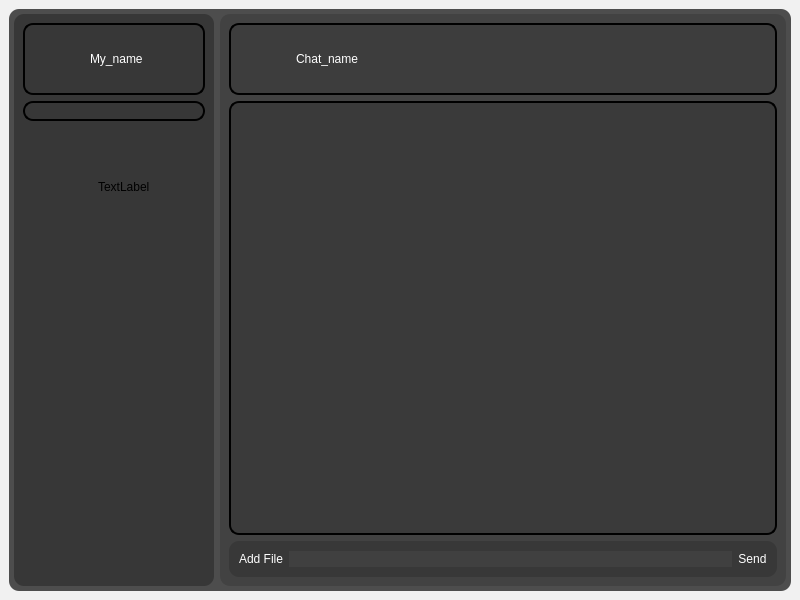
<?xml version="1.0" encoding="UTF-8"?>
<ui version="4.0">
 <class>MainWindow</class>
 <widget class="QMainWindow" name="MainWindow">
  <property name="geometry">
   <rect>
    <x>0</x>
    <y>0</y>
    <width>800</width>
    <height>600</height>
   </rect>
  </property>
  <property name="sizePolicy">
   <sizepolicy hsizetype="Fixed" vsizetype="Fixed">
    <horstretch>0</horstretch>
    <verstretch>0</verstretch>
   </sizepolicy>
  </property>
  <property name="minimumSize">
   <size>
    <width>800</width>
    <height>600</height>
   </size>
  </property>
  <property name="maximumSize">
   <size>
    <width>800</width>
    <height>600</height>
   </size>
  </property>
  <property name="windowTitle">
   <string>MainWindow</string>
  </property>
  <widget class="QWidget" name="centralwidget">
   <property name="sizePolicy">
    <sizepolicy hsizetype="Minimum" vsizetype="Minimum">
     <horstretch>0</horstretch>
     <verstretch>0</verstretch>
    </sizepolicy>
   </property>
   <property name="styleSheet">
    <string notr="true">background-color: rgba(255, 255, 255,30);</string>
   </property>
   <layout class="QGridLayout" name="gridLayout">
    <item row="0" column="0">
     <widget class="QFrame" name="horizontalFrame">
      <property name="sizePolicy">
       <sizepolicy hsizetype="Minimum" vsizetype="Minimum">
        <horstretch>0</horstretch>
        <verstretch>0</verstretch>
       </sizepolicy>
      </property>
      <property name="styleSheet">
       <string notr="true">background-color: rgba(32, 32, 32, 200);
border-radius: 10px;</string>
      </property>
      <layout class="QHBoxLayout" name="horizontalLayout">
       <property name="leftMargin">
        <number>5</number>
       </property>
       <property name="topMargin">
        <number>5</number>
       </property>
       <property name="rightMargin">
        <number>5</number>
       </property>
       <property name="bottomMargin">
        <number>5</number>
       </property>
       <item>
        <widget class="QFrame" name="verticalFrame">
         <property name="sizePolicy">
          <sizepolicy hsizetype="Minimum" vsizetype="Minimum">
           <horstretch>0</horstretch>
           <verstretch>0</verstretch>
          </sizepolicy>
         </property>
         <property name="maximumSize">
          <size>
           <width>200</width>
           <height>16777215</height>
          </size>
         </property>
         <property name="styleSheet">
          <string notr="true">background-color: rgba(32, 32, 32, 127);</string>
         </property>
         <layout class="QVBoxLayout" name="verticalLayout">
          <item>
           <widget class="QFrame" name="horizontalFrame_2">
            <property name="styleSheet">
             <string notr="true">background-color: rgba(255, 255, 255, 0);
border: 2px solid rgb(0, 0, 0);</string>
            </property>
            <layout class="QHBoxLayout" name="horizontalLayout_2">
             <item>
              <widget class="QPushButton" name="pushButton_user_icon">
               <property name="minimumSize">
                <size>
                 <width>50</width>
                 <height>50</height>
                </size>
               </property>
               <property name="maximumSize">
                <size>
                 <width>50</width>
                 <height>50</height>
                </size>
               </property>
               <property name="styleSheet">
                <string notr="true">background-color: rgba(255, 255, 255, 0);
border: none;</string>
               </property>
               <property name="icon">
                <iconset>
                 <normaloff>../../../../.designer/backup/user_icon.svg</normaloff>../../../../.designer/backup/user_icon.svg</iconset>
               </property>
               <property name="iconSize">
                <size>
                 <width>30</width>
                 <height>30</height>
                </size>
               </property>
              </widget>
             </item>
             <item>
              <widget class="QLabel" name="label_user_name">
               <property name="styleSheet">
                <string notr="true">color: rgb(255, 255, 255);
font: 14pt &quot;MS Shell Dlg 2&quot;;
background-color: rgba(255, 255, 255, 0);
border: none;</string>
               </property>
               <property name="text">
                <string>My_name</string>
               </property>
              </widget>
             </item>
            </layout>
           </widget>
          </item>
          <item>
           <widget class="QLineEdit" name="lineEdit_chat_search">
            <property name="styleSheet">
             <string notr="true">color: rgb(255, 255, 255);
font: 14pt &quot;MS Shell Dlg 2&quot;;
background-color: rgba(255, 255, 255, 0);
border: 2px solid rgb(0, 0, 0);</string>
            </property>
           </widget>
          </item>
          <item>
           <widget class="QScrollArea" name="scrollArea_2">
            <property name="styleSheet">
             <string notr="true">background-color: rgba(255, 255, 255, 0);
</string>
            </property>
            <property name="widgetResizable">
             <bool>true</bool>
            </property>
            <widget class="QWidget" name="scrollAreaWidgetContents_2">
             <property name="geometry">
              <rect>
               <x>0</x>
               <y>0</y>
               <width>182</width>
               <height>441</height>
              </rect>
             </property>
             <property name="styleSheet">
              <string notr="true">background-color: rgba(255, 255, 255, 0);
</string>
             </property>
             <widget class="QFrame" name="horizontalFrame_3">
              <property name="geometry">
               <rect>
                <x>10</x>
                <y>20</y>
                <width>160</width>
                <height>80</height>
               </rect>
              </property>
              <property name="sizePolicy">
               <sizepolicy hsizetype="Minimum" vsizetype="Minimum">
                <horstretch>0</horstretch>
                <verstretch>0</verstretch>
               </sizepolicy>
              </property>
              <property name="styleSheet">
               <string notr="true">background-color: rgba(255, 255, 255, 0);
</string>
              </property>
              <layout class="QHBoxLayout" name="horizontalLayout_4">
               <item>
                <widget class="QLabel" name="label_4">
                 <property name="sizePolicy">
                  <sizepolicy hsizetype="Fixed" vsizetype="Fixed">
                   <horstretch>0</horstretch>
                   <verstretch>0</verstretch>
                  </sizepolicy>
                 </property>
                 <property name="minimumSize">
                  <size>
                   <width>50</width>
                   <height>50</height>
                  </size>
                 </property>
                 <property name="maximumSize">
                  <size>
                   <width>50</width>
                   <height>50</height>
                  </size>
                 </property>
                 <property name="styleSheet">
                  <string notr="true">background-color: rgba(255, 255, 255, 0);
</string>
                 </property>
                 <property name="pixmap">
                  <pixmap>../../../../.designer/backup/users_icon.svg</pixmap>
                 </property>
                 <property name="scaledContents">
                  <bool>true</bool>
                 </property>
                </widget>
               </item>
               <item>
                <widget class="QLabel" name="label_3">
                 <property name="sizePolicy">
                  <sizepolicy hsizetype="MinimumExpanding" vsizetype="Fixed">
                   <horstretch>0</horstretch>
                   <verstretch>0</verstretch>
                  </sizepolicy>
                 </property>
                 <property name="styleSheet">
                  <string notr="true">background-color: rgba(255, 255, 255, 0);
</string>
                 </property>
                 <property name="text">
                  <string>TextLabel</string>
                 </property>
                </widget>
               </item>
              </layout>
             </widget>
            </widget>
           </widget>
          </item>
         </layout>
        </widget>
       </item>
       <item>
        <widget class="QFrame" name="verticalFrame">
         <property name="styleSheet">
          <string notr="true">background-color: rgba(32, 32, 32, 63);</string>
         </property>
         <layout class="QVBoxLayout" name="verticalLayout_2">
          <item>
           <widget class="QFrame" name="horizontalFrame_2">
            <property name="styleSheet">
             <string notr="true">background-color: rgba(0, 0, 0, 20);
border: 2px solid rgb(0, 0, 0);</string>
            </property>
            <layout class="QHBoxLayout" name="horizontalLayout_3">
             <item>
              <widget class="QPushButton" name="pushButton_chat_icon">
               <property name="minimumSize">
                <size>
                 <width>50</width>
                 <height>50</height>
                </size>
               </property>
               <property name="maximumSize">
                <size>
                 <width>50</width>
                 <height>50</height>
                </size>
               </property>
               <property name="styleSheet">
                <string notr="true">background-color: rgba(255, 255, 255, 0);
border: none;</string>
               </property>
               <property name="icon">
                <iconset>
                 <normaloff>../../../../.designer/backup/users_icon.svg</normaloff>../../../../.designer/backup/users_icon.svg</iconset>
               </property>
               <property name="iconSize">
                <size>
                 <width>30</width>
                 <height>30</height>
                </size>
               </property>
              </widget>
             </item>
             <item>
              <widget class="QLabel" name="label_chat_name">
               <property name="styleSheet">
                <string notr="true">color: rgb(255, 255, 255);
font: 14pt &quot;MS Shell Dlg 2&quot;;
background-color: rgba(255, 255, 255, 0);
border: none;</string>
               </property>
               <property name="text">
                <string>Chat_name</string>
               </property>
              </widget>
             </item>
             <item>
              <widget class="QPushButton" name="pushButton_chat_settings">
               <property name="minimumSize">
                <size>
                 <width>50</width>
                 <height>50</height>
                </size>
               </property>
               <property name="maximumSize">
                <size>
                 <width>50</width>
                 <height>50</height>
                </size>
               </property>
               <property name="styleSheet">
                <string notr="true">background-color: rgba(255, 255, 255, 0);
border: none;</string>
               </property>
               <property name="icon">
                <iconset>
                 <normaloff>../../../../.designer/backup/settings_icon.svg</normaloff>../../../../.designer/backup/settings_icon.svg</iconset>
               </property>
               <property name="iconSize">
                <size>
                 <width>30</width>
                 <height>30</height>
                </size>
               </property>
              </widget>
             </item>
            </layout>
           </widget>
          </item>
          <item>
           <widget class="QTextBrowser" name="textBrowser_chat">
            <property name="styleSheet">
             <string notr="true">color: rgb(255, 255, 255);
border: 2px solid rgb(0, 0, 0);</string>
            </property>
            <property name="html">
             <string>&lt;!DOCTYPE HTML PUBLIC &quot;-//W3C//DTD HTML 4.0//EN&quot; &quot;http://www.w3.org/TR/REC-html40/strict.dtd&quot;&gt;
&lt;html&gt;&lt;head&gt;&lt;meta name=&quot;qrichtext&quot; content=&quot;1&quot; /&gt;&lt;style type=&quot;text/css&quot;&gt;
p, li { white-space: pre-wrap; }
&lt;/style&gt;&lt;/head&gt;&lt;body style=&quot; font-family:'MS Shell Dlg 2'; font-size:8.25pt; font-weight:400; font-style:normal;&quot;&gt;
&lt;p style=&quot;-qt-paragraph-type:empty; margin-top:0px; margin-bottom:0px; margin-left:0px; margin-right:0px; -qt-block-indent:0; text-indent:0px;&quot;&gt;&lt;br /&gt;&lt;/p&gt;&lt;/body&gt;&lt;/html&gt;</string>
            </property>
           </widget>
          </item>
          <item>
           <widget class="QFrame" name="horizontalFrame">
            <property name="styleSheet">
             <string notr="true">background-color: rgba(0, 0, 0, 40);
</string>
            </property>
            <layout class="QHBoxLayout" name="horizontalLayout_5">
             <property name="leftMargin">
              <number>10</number>
             </property>
             <property name="topMargin">
              <number>10</number>
             </property>
             <property name="rightMargin">
              <number>10</number>
             </property>
             <property name="bottomMargin">
              <number>10</number>
             </property>
             <item>
              <widget class="QPushButton" name="pushButton_add_file">
               <property name="styleSheet">
                <string notr="true">color: rgb(255, 255, 255);
background-color: rgba(255, 255, 255, 0);
font: 10pt &quot;MS Shell Dlg 2&quot;;</string>
               </property>
               <property name="text">
                <string>Add File</string>
               </property>
              </widget>
             </item>
             <item>
              <widget class="QLineEdit" name="lineEdit_input">
               <property name="styleSheet">
                <string notr="true">color: rgb(255, 255, 255);
background-color: rgba(255, 255, 255, 10);
font: 8pt &quot;MS Shell Dlg 2&quot;;</string>
               </property>
              </widget>
             </item>
             <item>
              <widget class="QPushButton" name="pushButton_send">
               <property name="styleSheet">
                <string notr="true">color: rgb(255, 255, 255);
border-color: rgb(255, 255, 255);
background-color: rgba(255, 255, 255, 0);
font: 10pt &quot;MS Shell Dlg 2&quot;;</string>
               </property>
               <property name="text">
                <string>Send</string>
               </property>
               <property name="shortcut">
                <string>Return</string>
               </property>
              </widget>
             </item>
            </layout>
           </widget>
          </item>
         </layout>
        </widget>
       </item>
      </layout>
     </widget>
    </item>
   </layout>
  </widget>
 </widget>
 <resources/>
 <connections/>
</ui>
